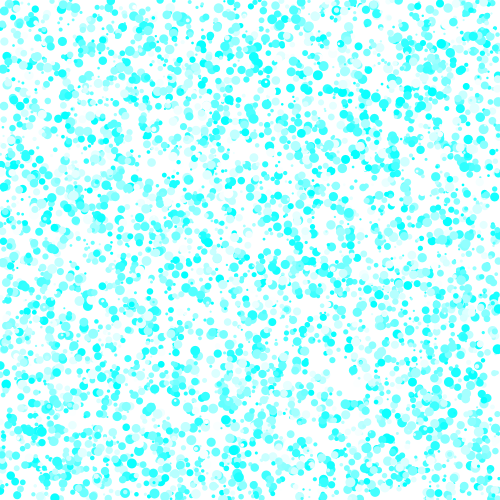
Frame 1 (no input)
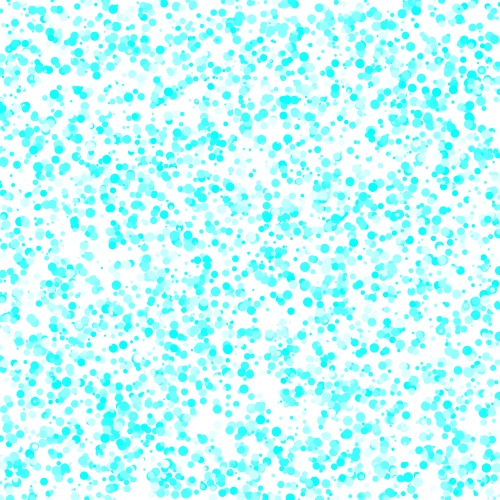
Frame 60 (the mouse pressed at the canvas centre just before this capture)
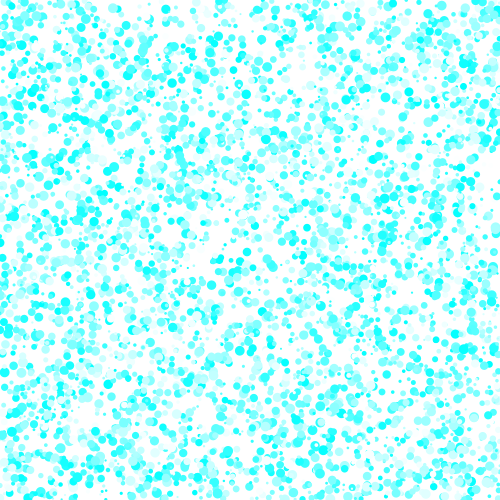
Frame 120 (the mouse held since frame 60 and released just before this capture)

The Processing sketch that drew these frames (run headless with seeded random() and noise(); from frame 60 on, the mouse is pressed at the canvas centre):

// Processing sketch: processing_160176
// ── processing_160176.pde

int cuantos = 5000;
float[] px = new float[cuantos];
float[] py = new float[cuantos];
float[] tm = new float[cuantos];
float[] vl = new float[cuantos];
color[] colores = new color[cuantos];
void setup() {
  colorMode(RGB);
  size(500,500);
  noStroke();
  for (int L = 0; L<cuantos ; L++) {
    px[L] = random(500);
    py[L] = random(500);
    tm[L] = random(2,10);
    vl[L] = random(0.1,5);
    colores[L] = color(random(255),255,255);
  }
}
void draw(){
  background(255);
  for (int L = 0; L<cuantos ; L++) {
    fill(colores[L]);
    ellipse(px[L],py[L],tm[L],tm[L]);
    px[L] = px[L] + vl[L];
    if(px[L]>width){
    px[L]=0;
    }
  }
}
